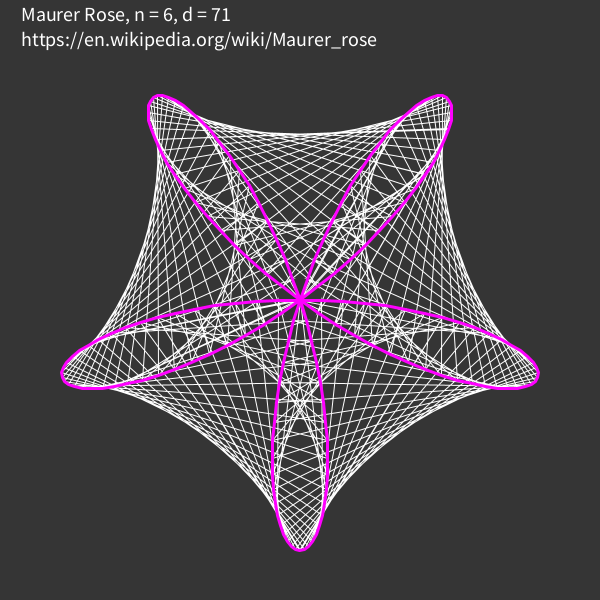
Frame 1 (no input)
Frame 60 (the mouse pressed at the canvas centre just before this capture): identical to frame 1, image omitted
Frame 120 (the mouse held since frame 60 and released just before this capture): identical to frame 1, image omitted

The Processing sketch that drew this single still picture (run headless with seeded random() and noise(); from frame 60 on, the mouse is pressed at the canvas centre):

// Processing sketch: maurerRose1
// ── maurerRose1.pde
float n = 5;
float d = 97;
float s = 250;

void setup() {
  size(600, 600);
}


void draw() {
  background(53);
  translate(width/2, height/2);
  stroke(255);
  strokeWeight(1);

  textSize(20);
  text("Maurer Rose" + ", " + "n = 6" + ", " + "d = 71", -280, -280);
  text("https://en.wikipedia.org/wiki/Maurer_rose", -280, -255);
  

  noFill();

  beginShape();
  for (int i = 0; i <= 360; i++) {
    float k = radians(i * d);
    float r =sin(n * k);
    float x = s*r*cos(k);
    float y =s * r*sin(k);
    //point(x, y);

    vertex(x, y);
  }
  endShape();

  noFill();
  beginShape();
  strokeWeight(3);
  stroke(255, 0, 255);
  for (int i = 0; i <= 360; i++) {
    float k = radians(i);
    float r =sin(n * k);
    float x = s*r*cos(k);
    float y =s * r*sin(k);
    //point(x, y);

    vertex(x, y);
  }
  endShape();
  
  save("output/rose2.jpg");
}
